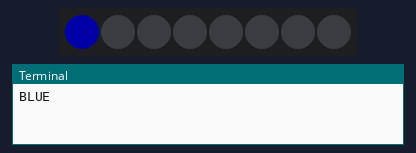
Simulated run of this program. Board: Raspberry Pi (BCM pin numbers). On the bench: 8 RGB LEDs in strip order, left to right, the last lines printed to the terminal. Dim RGB values are drawn brighter than linear.

Above: at 0.1 s.
At 3.3 s:
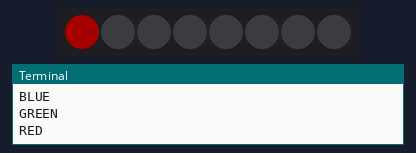
At 8.1 s:
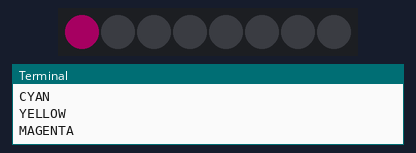
At 17.0 s:
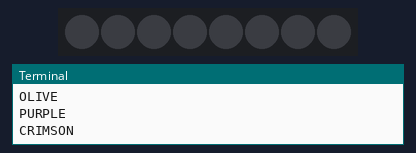
Timing chart, 0 to 40.0 s (numbered marks = the images above):
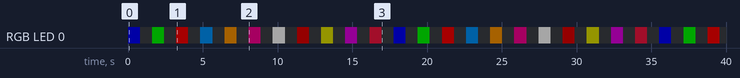

The program:

example03.py
```python
from time import sleep     # RasPiO Inspiring scripts
import apa                 # http://rasp.io/inspiring
numleds = 8               # number of LEDs in our display
delay = 0.10               # seconds between frames
brightness = 5             # 0=OFF (224 or 0xE0), 31=FULL (255 or 0xFF)
ledstrip = apa.Apa(numleds)

def updown(b,g,r):
    for led in range(numleds):
        ledstrip.led_set(led, brightness, b, g, r)
        ledstrip.write_leds()
        sleep(delay)

    for led in range(numleds -1, -1, -1):
        ledstrip.led_set(led, brightness, 0, 0, 0)
        ledstrip.write_leds()
        sleep(delay)
try:
    while True:
        print("BLUE")
        updown(255,0,0)		#Blue
        print("GREEN")
        updown(0,255,0)		#Green
        print("RED")
        updown(0,0,255)		#Red
        print("CYAN")
        updown(255,150,0)	#Cyan
        print("YELLOW")
        updown(0,150,255)	#Yellow
        print("MAGENTA")
        updown(150,0,255)	# Magenta
        print("WHITE")
        updown(255,255,255)	# White
        print("MAROON")
        updown(0,0,128)		# Maroon
        print("OLIVE")
        updown(0,128,128)	# Olive
        print("PURPLE")
        updown(128,0,128)	# Purple
        print("CRIMSON")
        updown(60,20,220)	# Crimson
        # delay = delay * 0.9	# speeds up each iteration

finally:
    print("/nAll LEDs OFF - BYE!/n")
    ledstrip.reset_leds()
```

apa.py
```python
import spidev                  # RasPiO Inspiring scripts
from time import sleep         # http://rasp.io/inspiring
spi = spidev.SpiDev()
spi.open(0,1)   # using device 1 so 0 is free for AZ

class Apa(object):
    def __init__(self, numleds):
        self.numleds = numleds
        self.led_values = [] # initialise a list for LED values
        for y in range(numleds):
            self.led_values.append([0xE0, 0x00, 0x00, 0x00])

    def flush_leds(self):
        """Sends 4 null bytes to wake/initiate the APA102s
        also used to terminate the frame"""
        self.send = spi.xfer([0x00, 0x00, 0x00, 0x00])

    def write_leds(self):
        """write_leds() writes all stored led_values to LEDs"""
        self.flush_leds()
        for value in self.led_values:
            self.send = spi.xfer(value)
        for x in range((self.numleds // 32) +2):  #check this not overkill
            self.flush_leds()

    def reset_leds(self):
        """reset_leds() switches all leds off manually
        without changing stored led_values"""
        self.flush_leds()
        for x in range(self.numleds):
            """Set all APA102c LEDs to zero brightness 0xE0,
            zero colour"""
            self.send = spi.xfer([0xE0, 0x00, 0x00, 0x00])
        for x in range((self.numleds // 32) +2):
            self.flush_leds()

    def zero_leds(self):
        """zero_leds() zeroes stored led_values
        without writing their values to the LEDs.
        i.e. total reset but don't display yet"""
        for y in range(self.numleds):
            self.led_values[y] = ([0xE0, 0x00, 0x00, 0x00])

    def led_set(self, number, brightness, blue, green, red):
        """led_set() is used to set the values for a specific LED.
        number is the list index of the LED
        e.g. first LED is 0 and eighth is 7.

        Brightness values are 0-31 for simplicity
        But you can also use  224-255 or 0xE0-0xFF

        Colour values are 0-255 in decimal or hex 0x00-0xFF.
        Values such as 255, 0, 0, 0 sometimes cause errors.

        If you want "black" or "off", better to use brightness of 224 or 0xE0
        then the LED will be off regardless of what colour values you give it
        """
        if (brightness < 32):   # so you can use 0-31 for brightness too
            brightness += 224

        self.led_values[number] = [brightness, blue, green, red]


if __name__ == "__main__":

    numleds = 24    # number of LEDs in our display

    ledstrip = Apa(numleds)
    print("flushing LEDS")
    ledstrip.flush_leds()
    print("Zeroing LEDS")
    ledstrip.zero_leds()
    print("Writing to LEDS")
    ledstrip.write_leds()

    print("Setting different colours to 8 LEDS (8th one is black = OFF)")
    ledstrip.led_set(0, 255, 0, 0, 255)  #red led 1
    ledstrip.led_set(1, 255, 255, 0, 0)  #blue led 2
    ledstrip.led_set(2, 255, 0, 128, 0)  #green led 3
    ledstrip.led_set(3, 255, 25, 25, 25) #dim white led 4
    ledstrip.led_set(4, 255, 50, 0, 50)  #magenta led 5
    ledstrip.led_set(5, 255, 50, 50, 0)  #cyan led 6
    ledstrip.led_set(6, 255, 0, 50, 50)  #yellow led 7
    ledstrip.led_set(7, 224, 0, 0, 0)    #black led 8

    print("Writing to LEDS")
    ledstrip.write_leds()

    sleep(5)
    print("Resetting LEDS")
    ledstrip.reset_leds()


"""How it works...

import apa

You define the number of LEDs

numleds = 20  and then call the class with...

ledstrip = apa.Apa(numleds)

ledstrip.flush_leds() sends 4 null bytes to spi 0 on CE1 to 'wake' the
APA102c LEDs

Then you set the values of your LEDs
brightness, Blue, Green, Red

ledstrip.led_set(number, brightness, blue, green, red)
where number is the LED position number starting at 0

Brightness values are 0-31 for simplicity
But you can also use  224-255 or 0xE0-0xFF

RGB colour values are 0-255 decimal (or hex 0x00-0xFF)
Values such as 255, 0, 0, 0 sometimes cause errors.

If you want "black" or "off", better to use brightness of 0, 224 or 0xE0
then the LED will be off regardless of what colour values you give it
All LED values are stored in list variable
led_values

ledstrip.write_leds() initiates the SK9822 (or APA102c) LEDs, then writes
to spi the contents of led_values, namely 4 data bytes for each LED:
brightness, blue, green, red

This sets the brightness and colours of each LED.

After that it sends (numleds // 32) +2 iterations of null data to
allow time for the LEDs at the end to catch up before writing to
them again.

Default spi speed from spidev seems to be about 330 kHz.
This means that one transaction of 32 clock cycles, plus about 16
of time off in between should take about 48/330000 of a second.
Or you should be able to get 330000/48 = 6875 transactions per second.

There are three nulls between each frame.
With 20 LEDs you should therefore have 23 * 48/330000 = 3.3ms
for each frame (ignoring Python processing time).
So a theoretical 300 frames per second. But Python slows it down.

I've noticed you can get about 100 counts per second.

You can squash in some more by upping the MHz, but only about
3 times as many at 60 MHz. It looks like the chip enable process
slows things down. Perhaps xfer2 would be faster if no
other SPI devices are in use?
"""
```

Measured:
- by itself, RGB LED 0: off → RGB(0, 0, 41) at 0.00 s, → off 0.81 s later, → RGB(0, 41, 0) 0.81 s later, → off 0.81 s later, … (50 changes in this stretch)
- by itself, everything shown: repeats every 17.8 s, in 22 steps
- what the display in image 0 shows lasts 0.8 s, from 0.0 s to 0.8 s
